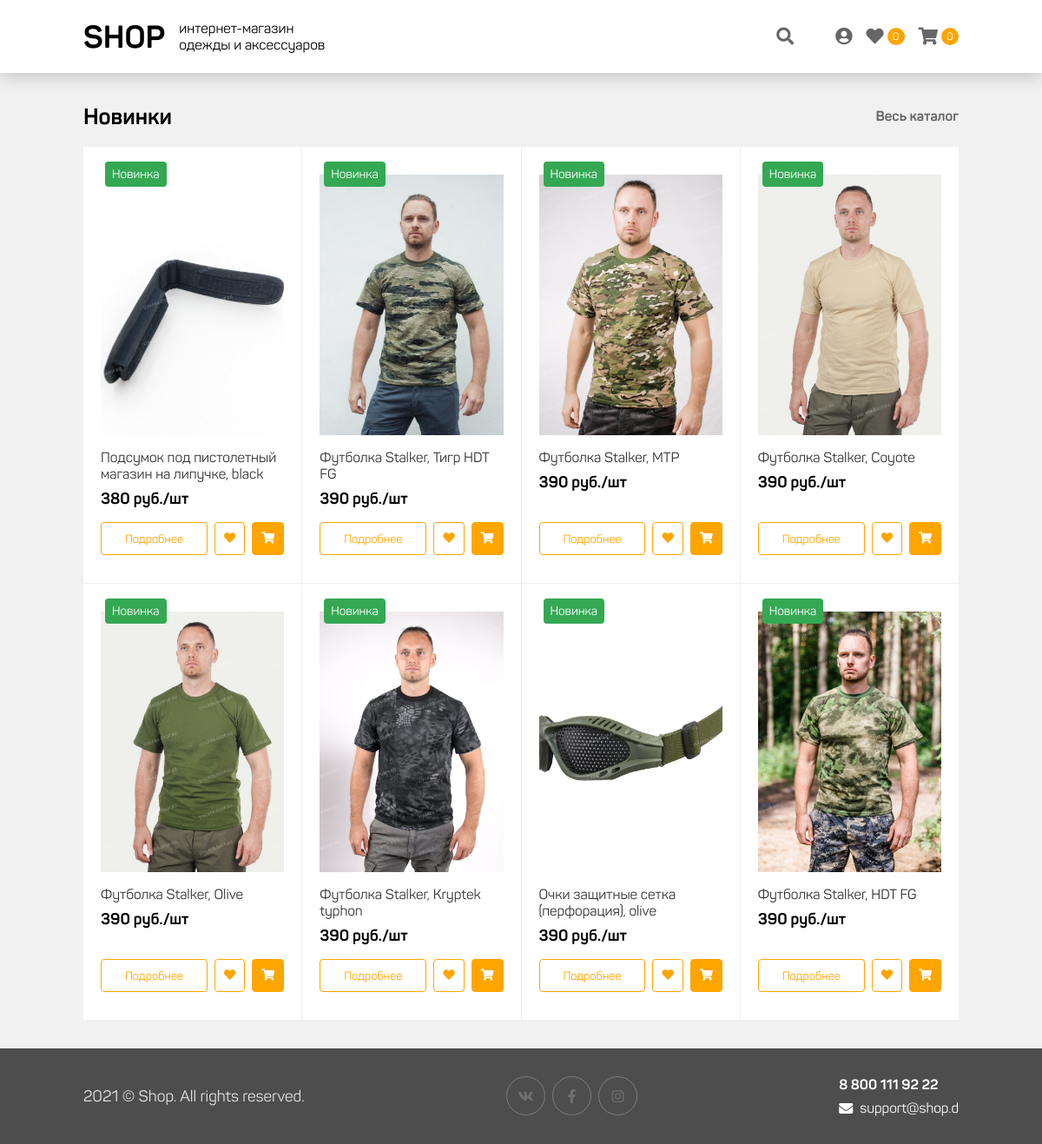
Before: / with the older database file.
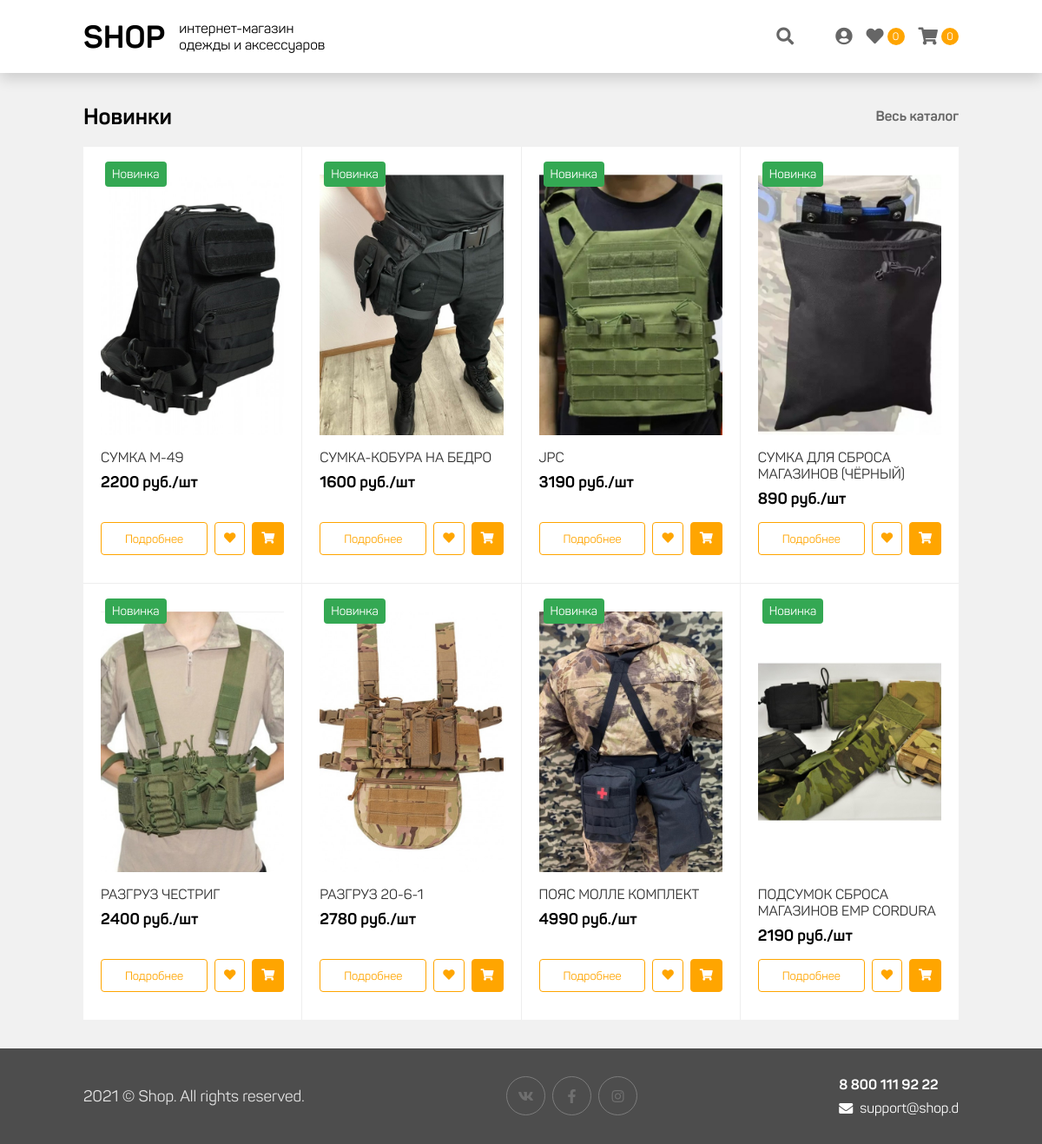
After: the same page with the newer database file.
### tables this page shows
CREATE TABLE `product` (
  `id` int NOT NULL,
  `name` varchar(120) NOT NULL,
  `photo` varchar(120) NOT NULL,
  `description` text NOT NULL,
  `price` int NOT NULL,
  `on_sale` enum('y','n') NOT NULL DEFAULT 'y'
);

### controller/front.php (called while the page is built, shortened)
<?php
function main(){
	$best_deals = dbQuery("SELECT name, photo, price, id FROM product ORDER BY id DESC LIMIT 8");
    load_view("main", "SHOP.d", ["best_deals" => $best_deals]);
}

### php/db.php (called while the page is built, shortened)
<?php
$config_db = load_config("db");
$link = null;
try{
    $link = mysqli_connect($config_db["host"], $config_db["user"], $config_db["password"], $config_db["name"]);
}catch(Exception $e){
    exit($e->getMessage());
}
function dbQuery($sql){
    global $link;
    if($result_query = mysqli_query($link, $sql)){
        $result = [];
        while ($row = mysqli_fetch_assoc($result_query)) {
            $result[] = $row;
        }
        if($result != []) return $result;
    }
    return false;
}

### view/pages/main.php (the view, shortened to what this page needs)
<section id="best-deals">
    <div class="container">
        <div class="section-title">
            <h3 class="text">Новинки</h3>
            <ul class="submenu">
                <li><a href="/search">Весь каталог</a></li>
            </ul>
        </div>
        <div class="content catalog-container">
            <?php foreach($best_deals as $best_deal): ?>
            <div class="product" data-product='{"id": "<?=$best_deal['id']?>", "name": "<?=$best_deal['name']?>", "price": "<?=$best_deal['price']?>", "photo": "<?=$best_deal['photo']?>"}'>
                <div class="product-wrapper">
                    <div class="image" style="background-image: url('<?=$best_deal['photo']?>');">
                        <p class="tag new">Новинка</p>
                    </div>
                    <div class="details">
                        <h3 class="name"><?=$best_deal['name']?></h3>
                        <p class="price"><?=$best_deal['price']?> руб./шт</p>
                    </div>
                    <div class="submenu">
                        <div class="actions">
                            <button class="btn" onclick="location.href='/product/<?=$best_deal['id']?>/';">Подробнее</button>
                            <button class="btn icon event-add-favorite" data-id="<?=$best_deal['id']?>"><i class="fas fa-heart"></i></button>
                            <button class="btn icon filled event-add-cart" data-id="<?=$best_deal['id']?>"><i class="fas fa-shopping-cart"></i></button>
                        </div>
                    </div>
                </div>
            </div>
            <?php endforeach; ?>
        </div>
    </div>
</section>

Changed rows visible on the page:
no longer on this page (row unchanged): product: photo (picture), name "Подсумок под пистолетный магазин на липучке, black", price "380"
no longer on this page (row unchanged): product: photo (picture), name "Футболка Stalker, Тигр HDT FG", price "390"
no longer on this page (row unchanged): product: photo (picture), name "Футболка Stalker, MTP", price "390"
no longer on this page (row unchanged): product: photo (picture), name "Футболка Stalker, Coyote", price "390"
no longer on this page (row unchanged): product: photo (picture), name "Футболка Stalker, Olive", price "390"
no longer on this page (row unchanged): product: photo (picture), name "Футболка Stalker, Kryptek typhon", price "390"
no longer on this page (row unchanged): product: photo (picture), name "Очки защитные сетка (перфорация), olive", price "390"
no longer on this page (row unchanged): product: photo (picture), name "Футболка Stalker, HDT FG", price "390"
added product: photo (picture), name "СУМКА М-49", price "2200"
added product: photo (picture), name "СУМКА-КОБУРА НА БЕДРО", price "1600"
added product: photo (picture), name "JPC", price "3190"
added product: photo (picture), name "СУМКА ДЛЯ СБРОСА МАГАЗИНОВ (ЧЁРНЫЙ)", price "890"
added product: photo (picture), name "РАЗГРУЗ ЧЕСТРИГ", price "2400"
added product: photo (picture), name "РАЗГРУЗ 20-6-1", price "2780"
added product: photo (picture), name "ПОЯС МОЛЛЕ КОМПЛЕКТ", price "4990"
added product: photo (picture), name "ПОДСУМОК СБРОСА МАГАЗИНОВ ЕМР CORDURA", price "2190"
